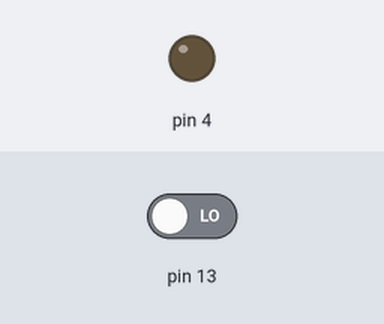
Bench run of a sketch on a simulated Arduino Uno, built with avr-gcc and run on an emulated ATmega328P. Shown: output pins drawn as LEDs (lit = HIGH). The test bench sets the inputs (shaded band); at power-on: pin 13 LOW.

Above: at 1.2 s.
1.3 s: pin 13 driven HIGH
At 2.1 s:
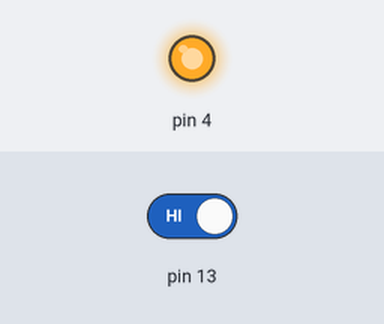
2.8 s: pin 13 driven LOW
At 3.3 s:
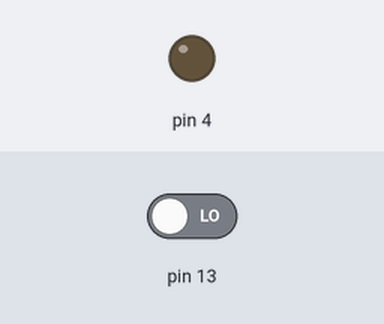
Timing chart, 0 to 5.8 s (numbered marks = the images above; inputs shaded):
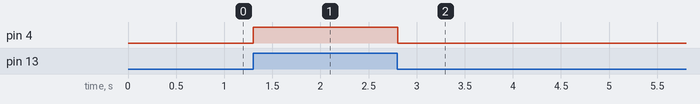

The sketch:

Button_Control_LED.ino
```cpp
// C++ code
//
int read_digital_pin_ = 0;

int button = 0;

void setup()
{
  pinMode(13, INPUT);
  pinMode(4, OUTPUT);
}

void loop()
{
  button = digitalRead(13);
  if (button == HIGH) {
    digitalWrite(4, HIGH);
  } else {
    digitalWrite(4, LOW);
  }
  delay(10); // Delay a little bit to improve simulation performance
}
```

Measured:
- after the input at 1.3 s, pin 4: LOW → HIGH at once
- after the input at 2.8 s, pin 4: HIGH → LOW at once
